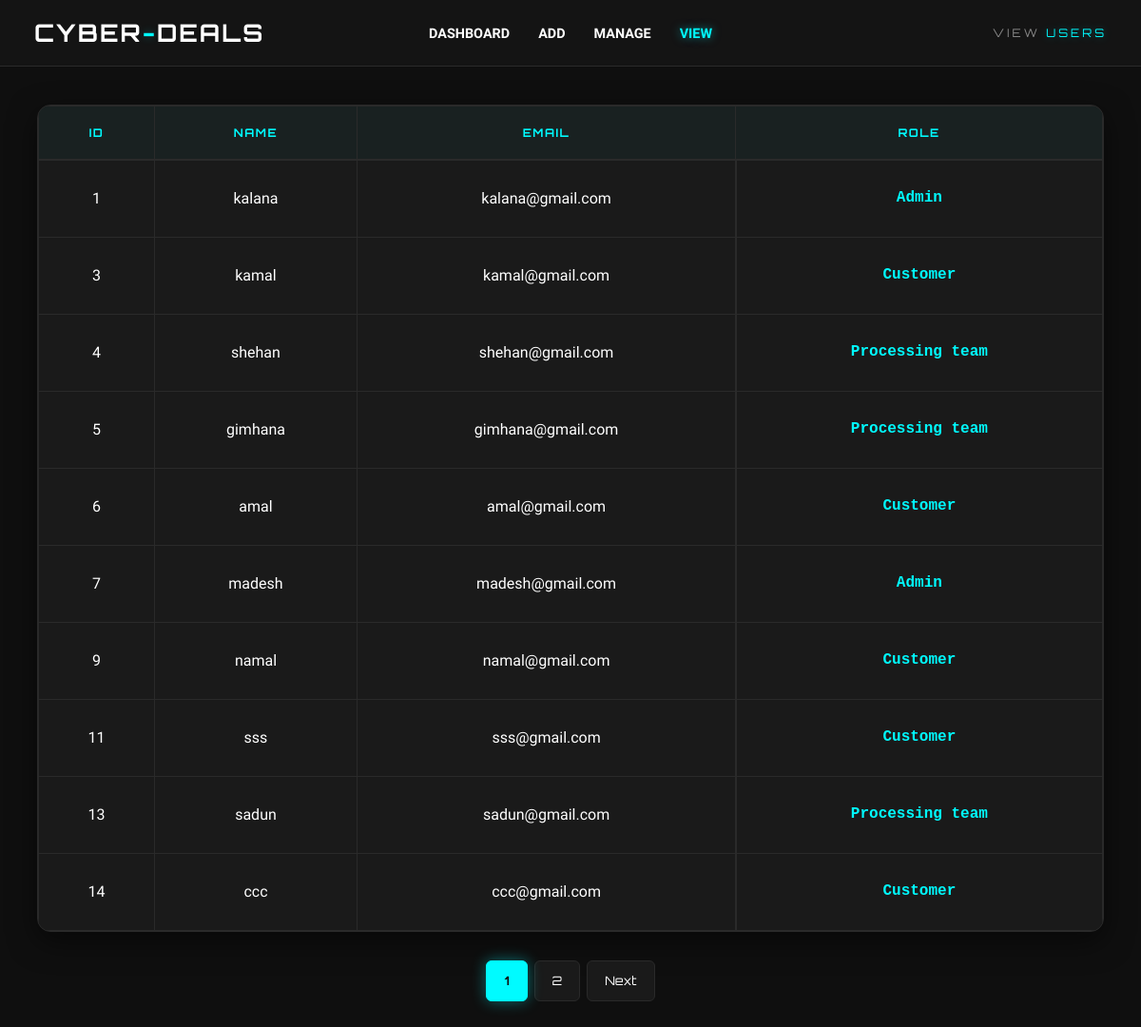
/public/admin/users/view_user.php, run on the app's committed database.
### tables this page shows
CREATE TABLE IF NOT EXISTS `users` (
  `id` int(11) NOT NULL AUTO_INCREMENT,
  `name` varchar(50) NOT NULL,
  `email` varchar(50) NOT NULL,
  `role` enum('admin','processing team','customer') NOT NULL,
  `password` varchar(255) NOT NULL,
  PRIMARY KEY (`id`)
);

### app/models/User.php (called while the page is built, shortened)
<?php
class User{
    private PDO $db;
    private string $table = "users";
    public function __construct(PDO $db)
    {
        $this->db = $db;
    }
    public function readPaging(int $from, int $limit): PDOStatement
    {
        $sql = "SELECT id, name, email, role
                FROM {$this->table}
                ORDER BY id ASC
                LIMIT :from, :limit";
        $stmt = $this->db->prepare($sql);
        $stmt->bindValue(':from', $from, PDO::PARAM_INT);
        $stmt->bindValue(':limit', $limit, PDO::PARAM_INT);
        $stmt->execute();
        return $stmt;
    }
    public function count(): int
    {
        $sql = "SELECT COUNT(*) FROM {$this->table}";
        return (int) $this->db->query($sql)->fetchColumn();
    }
}

### public/admin/users/view_user.php (the view, shortened to what this page needs)
<?php
$database = new Database();
$db = $database->getConnection();
$user = new User($db);
$page = isset($_GET['page']) && is_numeric($_GET['page'])
    ? (int)$_GET['page']
    : 1;
$records_per_page = 10;
$from_record_num = ($page - 1) * $records_per_page;
$stmt = $user->readPaging($from_record_num, $records_per_page);
$total_rows = $user->count();
$total_pages = ceil($total_rows / $records_per_page);
?>
<!DOCTYPE html>
<html lang="en">
<head>
    <link href="https://cdn.jsdelivr.net/npm/bootstrap@5.1.3/dist/css/bootstrap.min.css" rel="stylesheet">
    <link href="../../assets/css/staff/admin/user_view_manage.css" rel="stylesheet">
</head>
<body>
    <nav class="navbar">
        <div class="nav-content">
            <div class="brand-section">
                <a class="brand-name">CYBER<span class="blue">-</span>DEALS</a>
            </div>
            <ul class="nav-links">
                <li><a href="../dashboard.php">Dashboard</a></li>
                <li><a href="add_user.php">Add</a></li>
                <li><a href="manage_user.php">Manage</a></li>
                <li><a href="view_user.php" class="active">View</a></li>
            </ul>
            <div class="nav-title">VIEW <span class="blue">USERS</span></div>
        </div>
    </nav>
    <div class="container">
        <div class="main">
            <table class="table table-bordered align-middle">
                <thead>
                    <tr>
                        <th class="col-center">ID</th>
                        <th class="col-center">Name</th>
                        <th class="col-center">Email</th>
                        <th class="col-center">Role</th>
                    </tr>
                </thead>
                <tbody>
                <?php if ($stmt && $stmt->rowCount() > 0): ?>
                    <?php while ($row = $stmt->fetch(PDO::FETCH_ASSOC)): ?>
                        <tr>
                            <td class="col-center"><?= htmlspecialchars($row['id']) ?></td>
                            <td class="col-center"><?= htmlspecialchars($row['name']) ?></td>
                            <td class="col-center"><?= htmlspecialchars($row['email']) ?></td>
                            <td class="col-center"><?= htmlspecialchars(ucfirst($row['role'])) ?></td>
                        </tr>
                    <?php endwhile; ?>
                <?php endif; ?>
                </tbody>
            </table>
        </div>
        <?php if ($total_pages > 1): ?>
            <nav>
                <ul class="pagination justify-content-center">
                    <?php for ($i = 1; $i <= $total_pages; $i++): ?>
                        <li class="page-item <?= ($i === $page) ? 'active' : '' ?>">
                            <a class="page-link" href="?page=<?= $i ?>"><?= $i ?></a>
                        </li>
                    <?php endfor; ?>
                    <?php if ($page < $total_pages): ?>
                        <li class="page-item">
                            <a class="page-link" href="?page=<?= $page + 1 ?>">Next</a>
                        </li>
                    <?php endif; ?>
                </ul>
            </nav>
        <?php endif; ?>
    </div>
</body>
</html>

### public/assets/css/staff/admin/user_view_manage.css (style rules this page uses)
:root { --accent-blue: #00fbff; --bg-deep: #0f0f0f; --bg-card: #1a1a1a; --bg-header: #141414; --border: #2a2a2a; --text-dim: #888; --text-main: #ffffff; --navbar-height: 70px; --radius-sm: 6px; --radius-md: 10px; --radius-lg: 14px; }
*, *::before, *::after { box-sizing: border-box; }
body { background-color: var(--bg-deep); color: var(--text-main); font-family: 'Rajdhani', sans-serif; margin: 0; line-height: 1.6; overflow-x: hidden; }
.blue { color: var(--accent-blue); text-shadow: 0 0 10px rgba(0, 251, 255, 0.3); }
.navbar { background-color: var(--bg-header); border-bottom: 1px solid var(--border); height: var(--navbar-height); position: fixed; top: 0; left: 0; width: 100%; z-index: 1002; display: flex; align-items: center; padding: 0; }
.nav-content { width: 94%; margin: 0 auto; display: grid; grid-template-columns: 1fr 2fr 1fr; align-items: center; }
.brand-section .brand-name { font-family: 'Orbitron', sans-serif; font-size: 1.6rem; letter-spacing: 2px; color: var(--text-main); text-decoration: none; font-weight: 700; }
.nav-links { display: flex; justify-content: center; gap: 30px; list-style: none; margin: 0; padding: 0; }
.nav-links a { color: var(--text-main); text-decoration: none; font-weight: 700; text-transform: uppercase; font-size: 0.9rem; transition: 0.3s; }
.nav-links a:hover, .nav-links a.active { color: var(--accent-blue); text-shadow: 0 0 10px rgba(0, 251, 255, 0.5); }
.nav-title { justify-self: end; font-family: 'Orbitron', sans-serif; font-size: 0.75rem; letter-spacing: 3px; color: var(--text-dim); text-transform: uppercase; }
.container { max-width: 95.5%; margin-top: calc(var(--navbar-height) + 40px); padding-bottom: 50px; }
.main { background: var(--bg-card); border: 1px solid var(--border); border-radius: var(--radius-lg); box-shadow: 0 10px 30px rgba(0,0,0,0.5); overflow: hidden; margin-bottom: 30px; }
.table { margin-bottom: 0; color: var(--text-main); border-color: var(--border); }
.table thead th { background: rgba(0, 251, 255, 0.03); padding: 18px 20px; font-family: 'Orbitron', sans-serif; font-size: 0.75rem; color: var(--accent-blue); text-transform: uppercase; border-bottom: 2px solid var(--border); letter-spacing: 1.5px; white-space: nowrap; }
.table thead th.col-center { text-align: center; }
.table tbody td { padding: 15px 20px; border-bottom: 1px solid var(--border); vertical-align: middle; background: transparent; color: var(--text-main); }
.table tbody td.col-center { text-align: center; }
.table tbody tr { transition: 0.4s; }
.table td.col-center:last-child { display: flex; gap: 10px; justify-content: center; align-items: center; height: 80px; border-bottom: none; }
.table td { height: 1px; }
.table td:nth-child(4), .table td:nth-child(7) { font-family: monospace; font-weight: bold; color: var(--accent-blue); }
.pagination { margin-top: 20px; gap: 8px; }
.page-link { background-color: var(--bg-card); border: 1px solid var(--border); color: var(--text-main); padding: 10px 18px; font-family: 'Orbitron', sans-serif; font-size: 0.8rem; border-radius: var(--radius-sm) !important; transition: 0.3s; }
.page-item.active .page-link { background-color: var(--accent-blue); border-color: var(--accent-blue); color: var(--bg-deep); font-weight: bold; box-shadow: 0 0 15px rgba(0, 251, 255, 0.4); }

### data on the page
users: id "1", name "kalana", email "kalana@gmail.com", role "Admin"
users: id "3", name "kamal", email "kamal@gmail.com", role "Customer"
users: id "4", name "shehan", email "shehan@gmail.com", role "Processing team"
users: id "5", name "gimhana", email "gimhana@gmail.com", role "Processing team"
users: id "6", name "amal", email "amal@gmail.com", role "Customer"
users: id "7", name "madesh", email "madesh@gmail.com", role "Admin"
users: id "9", name "namal", email "namal@gmail.com", role "Customer"
users: id "11", name "sss", email "sss@gmail.com", role "Customer"
users: id "13", name "sadun", email "sadun@gmail.com", role "Processing team"
users: id "14", name "ccc", email "ccc@gmail.com", role "Customer"
